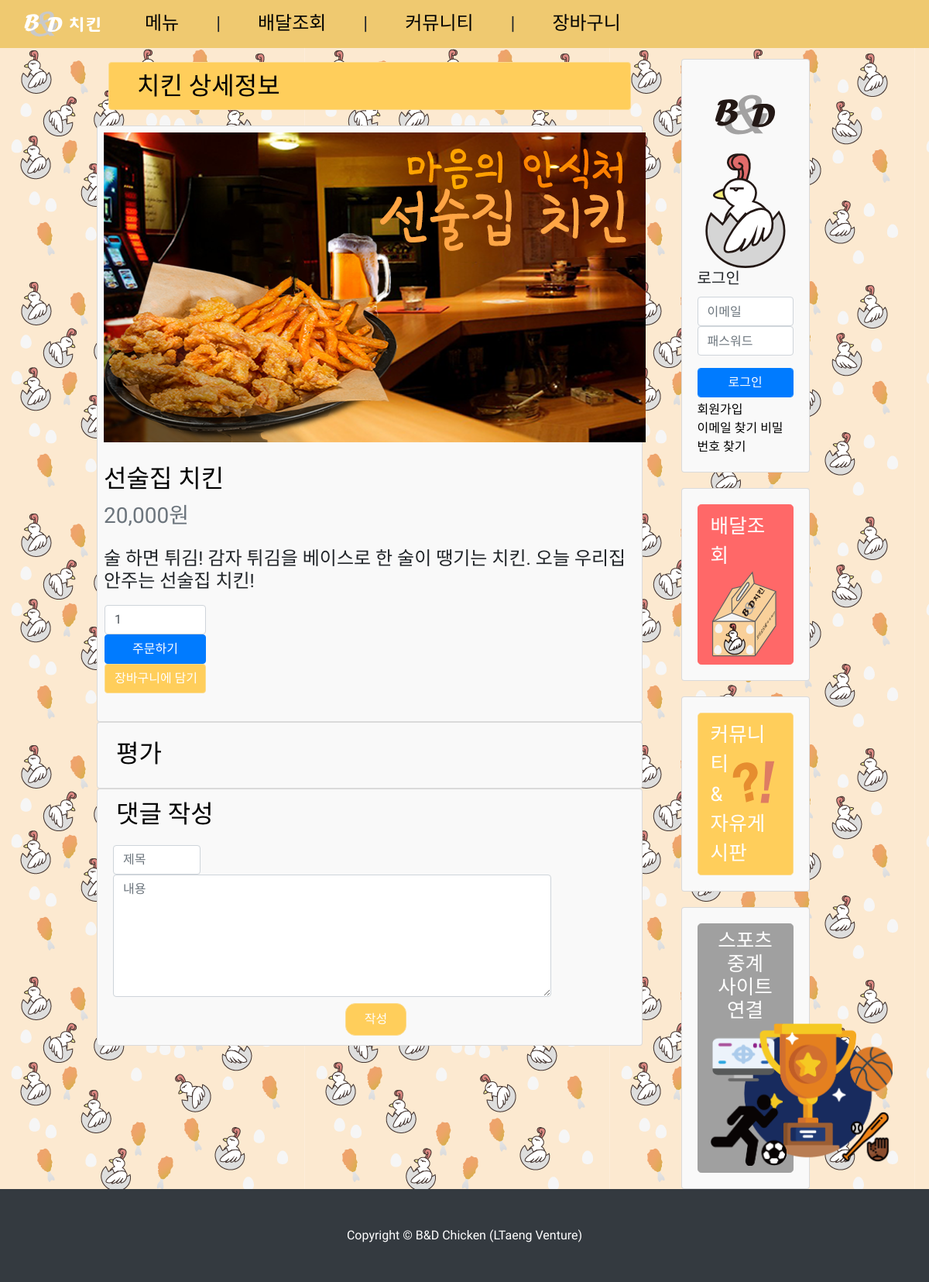
The page /pages/chicken/details.php?id=5 on the database as committed earlier.
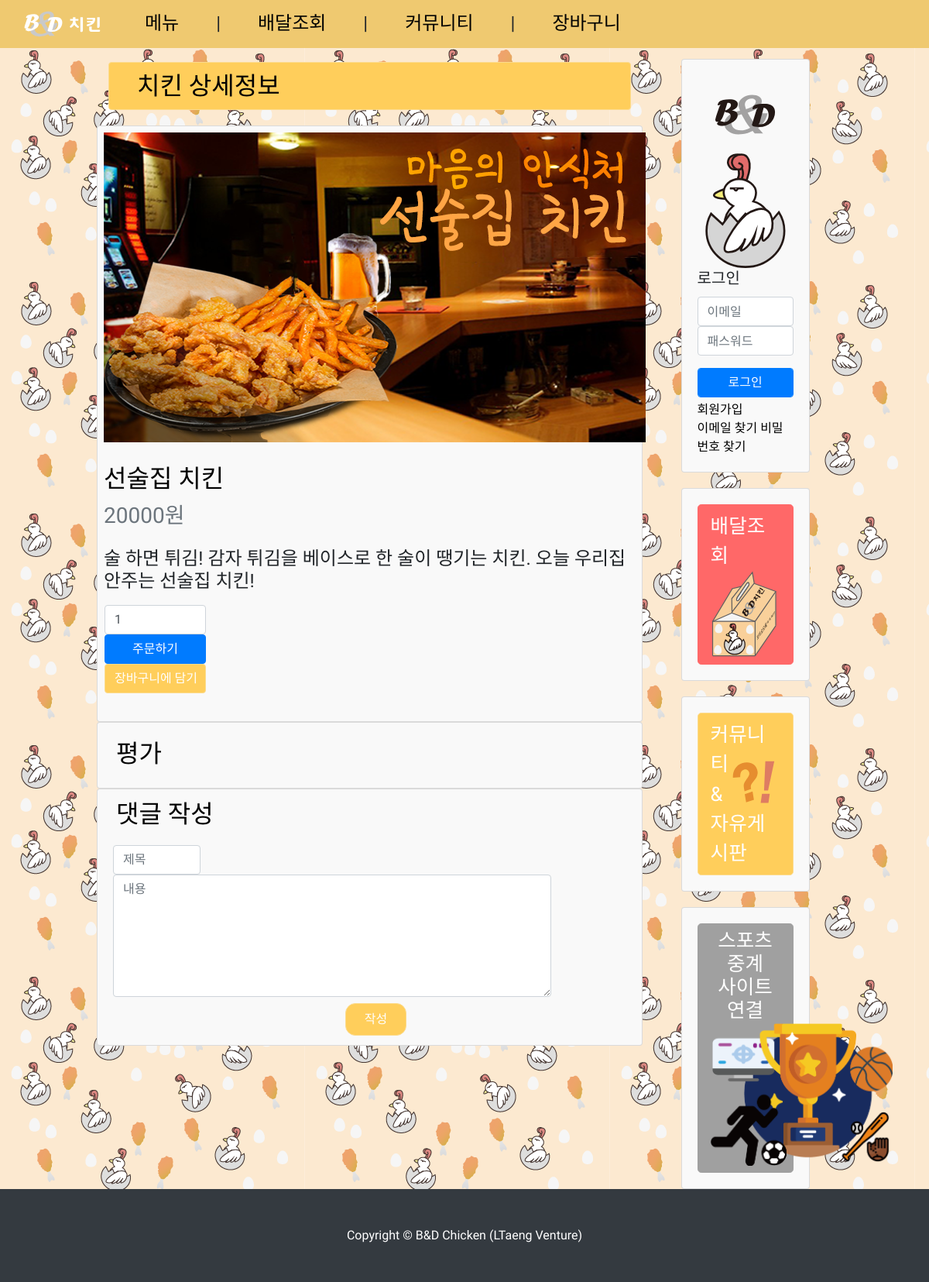
The same page on the database as committed later.
### tables this page shows
CREATE TABLE `items` (
  `ID` int(11) NOT NULL,
  `title` varchar(40) NOT NULL,
  `price` varchar(40) NOT NULL,
  `context` mediumtext NOT NULL,
  `rec` tinyint(1) NOT NULL
);

### pages/chicken/details.php (the view, shortened to what this page needs)
<?php
include "/var/www/html/WebProgramming/sql/connection/dbconnect.php";
mysqli_query($con, "set session character_set_connection=utf8;");
mysqli_query($con, "set session character_set_results=utf8;");
mysqli_query($con, "set session character_set_client=utf8;");
?>
<!DOCTYPE html>
<html>
    <head>
    <?php include "../header.php"; ?>
    </head>
    <body>
    <?php include "../navbar.php"; ?>
  <div class="container-fluid" style="padding-left: 125px; padding-right: 125px; background-image: url('../../assets/images/background-2.png');">
    <div class="row">
         <div class="col-lg-9 text-center">
 		        <div class="col-lg-12 mt-4">
              <div class="btn btn-yellow full_button">
                <span class="huge_font" style="float: left; padding-left: 1.5rem;">치킨 상세정보</span>
              </div>
            </div>
              <div class="card">
                <div class="row no-gutters">
                   <?php
                   $sql = "SELECT `ID`, `title`, `price`, `context`,
                   (SELECT `url` FROM `item_images` WHERE `itemId` = `items`.`ID`) as `url` FROM `items` WHERE `ID` = ".$_GET['id'];
                   $result = mysqli_query($con, $sql);
                   $rows = mysqli_fetch_assoc($result);
                   echo '
                   <div class="col-auto p-2">
                     <img src="../../'.$rows['url'].'" alt="card image">
                   </div>
                   <div class="col text-left">
                     <div class="card-body px-2">
                       <h1 class="card-title huge_font" id="chicken">'.$rows['title'].'</h3>
                       <h3 class="card-subtitle text-muted mt-1">'.$rows['price'].'원</h4>
                       <h4 class="card-text mt-4"><p>'.$rows['context'].'</p>
                       <div class="form-group row">
                         <form method="post" action="payment.php">
                           <input type="hidden" name="id" value="' . $_GET['id'] .'">
                           <input class="form-control col-6 ml-3" id="_number" name="num" type="number" value="1" min="1">
                           <input class="btn btn-primary col-6 ml-3" type="submit" value="주문하기">
                           <input class="btn btn-yellow col-6 ml-3" type="button" value="장바구니에 담기" onclick="basket();">
                         </form>
                       </div>
                     </div>
                   </div>
                   ';
                    ?>
                 </div>
             </div>
             <div class="card mt-0">
               <div class="card-title mb-0">
                 <p class="huge_font text-left ml-4 mt-3 mb-0">평가</p>
               </div>
               <div class="card-body pt-0">
               </div>
             </div>
             <div class="card mt-0 mb-3">
               <div class="card-title">
                 <p class="huge_font float-left ml-4 mt-2 mb-0">댓글 작성</p>
               </div>
               <div class="card-body p-1">
                 <form method="post" action="details_comment.php" class="ml-3">
                   <input class="form-control col-2" type="text" name="title" size=60 placeholder="제목" value="<?php if(isset($title)){echo $title;} ?>">
                   <textarea class="form-control col-10" name="context" cols=85 rows=6 placeholder="내용" value="<?php if(isset($context)){echo $context;} ?>" ></textarea>
                   <input class="btn btn-yellow btn-radius mx-1 my-2" type="submit" value="작성">
                 </form>
               </div>
             </div>
         </div>
         <?php include "../sidebar.php"; ?>
     </div>
  </div>
  <?php include "../footer.php"; ?>
    </body>
</html>

Rows that differ between the two databases and show on the page:
changed items "선술집 치킨": price "20,000" → "20000"
